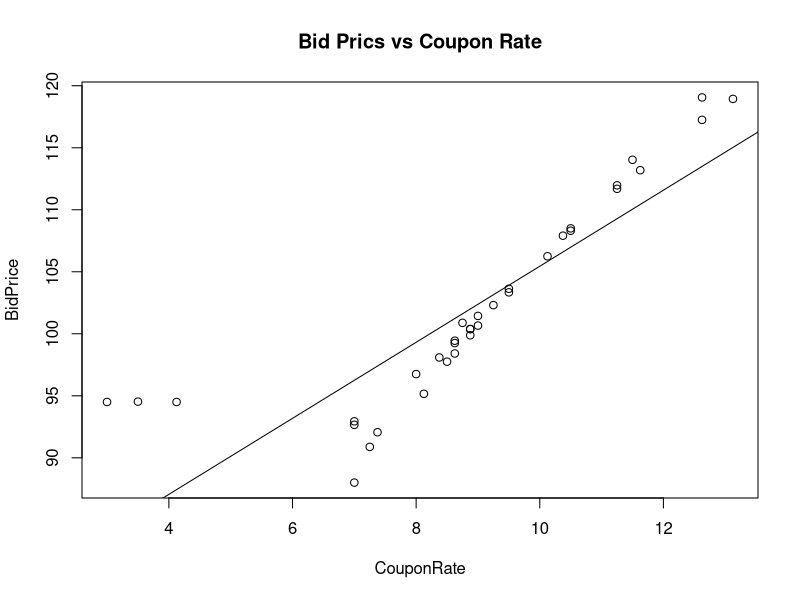

Source code (R):
bonds <- read.delim("bonds (1).txt",row.names = 1)
View(bonds)
head(bonds)
tail(bonds)
summary(bonds)
plot(bonds$CouponRate,bonds$BidPrice,main="Bid Prics vs Coupon Rate",xlab="CouponRate",ylab="BidPrice")
bondsmod <- lm(BidPrice~CouponRate,data = bonds)
abline(bondsmod)
